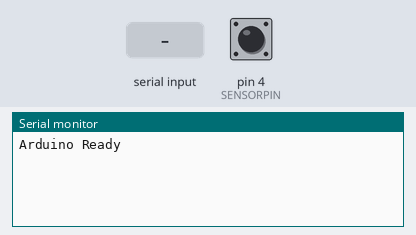
Recording of a sketch running on a simulated Arduino Uno, built with avr-gcc and run on an emulated ATmega328P. Parts: the last lines printed to the serial monitor. The inputs (shaded band) are chosen by the test bench; at power-on: pin 4 (SENSORPIN) HIGH. Stepper angles assume 200 steps per turn.

Above: at 1.2 s.
1.3 s: "90,45\n" received over Serial
At 2.3 s:
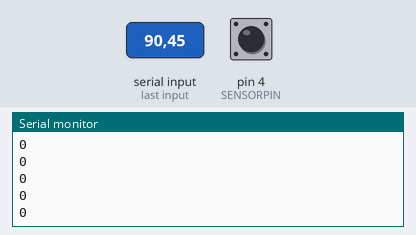
4.3 s: pin 4 (SENSORPIN) driven LOW
At 5.0 s:
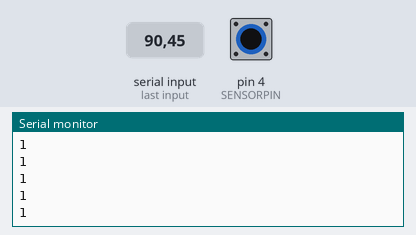
7.3 s: pin 4 (SENSORPIN) pulsed HIGH 2 times (0.12 s each, 0.3 s apart)
At 7.9 s:
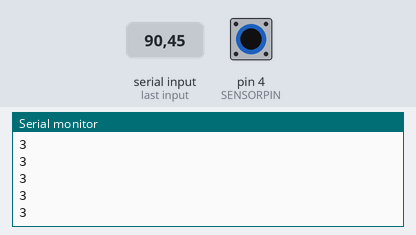
Timing chart, 0 to 9.2 s (numbered marks = the images above; inputs shaded):
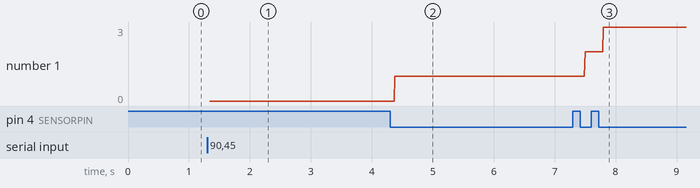

Measured:
- after the input at 1.3 s, the serial monitor: prints a new line at once (image 1)
- after the input at 4.3 s, the serial monitor: prints a new line after 0.07 s (image 2)
- after the input at 7.3 s, the serial monitor: prints a new line after 0.07 s (image 3)
- plotted number 1: 0 → 1 after the input at 4.3 s, 1 → 3 after the input at 7.3 s

The sketch:

bead-dispenser.ino
```cpp
// ------------------------------------------------------------------------------------------------------
// Resources:
// - Adjusted Example 4 from: https://forum.arduino.cc/index.php?topic=396450.msg2727728#msg2727728
//   - make sure to set EOL to Newline (LF)
// - Extend by the Arduino IR Breakbeam example: https://learn.adafruit.com/ir-breakbeam-sensors/arduino
// ------------------------------------------------------------------------------------------------------

#include <Wire.h>
#include <AccelStepper.h>
#include <Adafruit_MotorShield.h>

// Create the motor shield object with the default I2C address
Adafruit_MotorShield AFMS = Adafruit_MotorShield();
// Connect a stepper motor with 200 steps per revolution (1.8 degree) to motor port #1 (M1 and M2)
Adafruit_StepperMotor *myMotor = AFMS.getStepper(200, 1);

// =============================================
// IR BREAKBEAM PART
// =============================================
// IR Breakbeam Sensor Definitions
#define SENSORPIN 4
// IR breakbeam sensor state variables
int currentSensorState = 0, lastSensorState = 0; // either LOW or HIGH (i.e., 0 or 1. NB: LOW means beam is broken, HIGH means unbroken)

// IR counter
int counter = 0;
bool isCounting = false;

// =============================================
// SERIAL INPUT PART
// =============================================
char receivedChars[32]; // an array to store the received data
bool newData = false;
int dataNumber = 0;

// =============================================
// MOTOR
// =============================================
// SINGLE may create bad motion behavior!
void forwardstep1() {
  myMotor->onestep(FORWARD, DOUBLE);
}
void backwardstep1() {
  myMotor->onestep(BACKWARD, DOUBLE);
}

AccelStepper Astepper1(forwardstep1, backwardstep1); // use functions to step


// =============================================
// SETUP
// =============================================
void setup() {
  // initialize the sensor pin as an input:
  pinMode(SENSORPIN, INPUT_PULLUP);

  AFMS.begin();
  Astepper1.setMaxSpeed(500);

  Serial.begin(9600);
  Serial.println("Arduino Ready");
}

// =============================================
// LOOP
// =============================================
void loop() {

  // get serial input
  recvWithEndMarker();

  // initialize motor with given user input
  if (newData == true) {
    initMotor();
  }
}

// =============================================
// FUNCTIONS
// =============================================

void recvWithEndMarker() {
  static byte ndx = 0;
  char endMarker = '\n';
  char rc;

  if (Serial.available() > 0) {
    rc = Serial.read();

    if (rc != endMarker) {
      receivedChars[ndx] = rc;
      ndx++;
      if (ndx >= 32) {
        ndx = 32 - 1;
      }
    } else {
      receivedChars[ndx] = '\0'; // terminate the string
      ndx = 0;
      newData = true;
    }
  }
}

void initMotor() {
  dataNumber = 0;
  // cast char to int
  dataNumber = atoi(receivedChars);
  Serial.print("Counting to ... ");
  Serial.println(dataNumber);

  // start counting mode
  isCounting = true;

  while (isCounting) {
    // start Motor
    Astepper1.setSpeed(300);
    Astepper1.runSpeed();
    // --------------------------------------------------------------------------------------------------
    // Sensor Algorithm
    // --------------------------------------------------------------------------------------------------
    // read the current sensor state
    currentSensorState = digitalRead(SENSORPIN);
    // if there is a diff in currentSensorState and lastSensorState
    if (currentSensorState == HIGH && lastSensorState == LOW) {
      Serial.println("Unbroken");
    }
    if (currentSensorState == LOW && lastSensorState == HIGH) {
      Serial.println("Broken");

      // if beam is broken we can assume that an object is blocking it, so incrementing the counter
      counter += 1;
    }
    // --------------------------------------------------------------------------------------------------

    Serial.println(counter);


    // synchronize states (this should be at the end)
    lastSensorState = currentSensorState;

    // reset isCounting when reached the counter
    if (dataNumber == counter) {
      // stop motor
      Astepper1.stop();
      Serial.println("Done Counting");
      isCounting = false;
      // reset counter to 0 to prepare for next runs
      counter = 0;
    }
  }

  // reset new data to avoid re-initing the motor
  newData = false;
}
```
